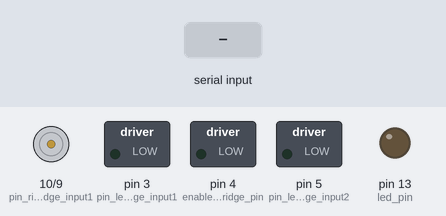
A sketch run on a simulated Arduino Uno, built with avr-gcc and run on an emulated ATmega328P. Shown: motor-driver pin pairs drawn as motors (green arrow = first pin HIGH = forward, orange = second pin HIGH = backward, longer = more drive, scaled by the enable pin), switched loads named in the sketch (green lamp = pin HIGH), output pins drawn as LEDs (lit = HIGH). The inputs (shaded band) are chosen by the test bench. What the sketch prints to the serial monitor is not drawn.

Above: at 1.2 s.
1.3 s: "1" received over Serial
At 2.2 s:
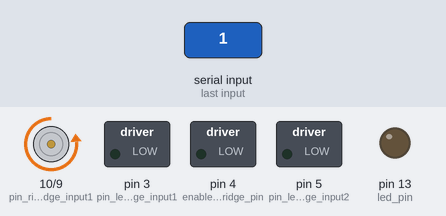
2.8 s: "0" received over Serial
At 3.4 s:
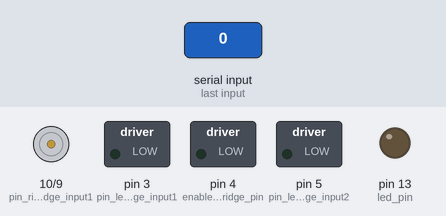
4.3 s: "2" received over Serial
At 5.5 s:
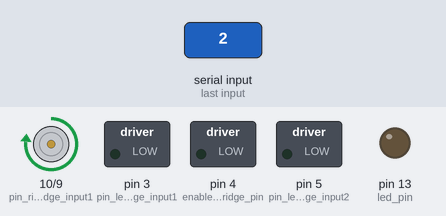
5.8 s: "0" received over Serial
At 6.8 s:
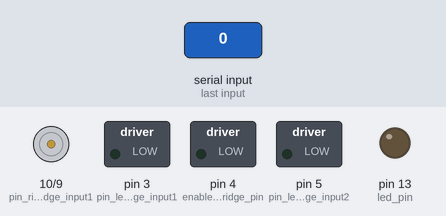
Timing chart, 0 to 8.3 s (numbered marks = the images above; inputs shaded):
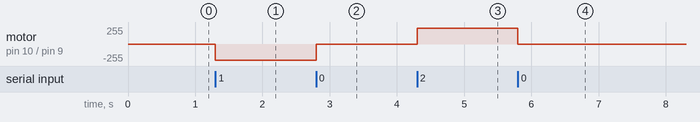

The sketch:

seek_control.ino
```cpp
int spd = 240;
int led_state = 0;
int led_pin=13;

void setup() {
  Serial.begin(9600);
  motor_control_pin_setup();
  pinMode(led_pin, OUTPUT);
  digitalWrite(led_pin, LOW);
}

void loop() {
  if(Serial.available() > 0)
  {
    char data_from_user=Serial.read();
    Serial.print(data_from_user);
    if (data_from_user == byte('led')){
      change_led();
    } else if (data_from_user == byte('s')) {
      digitalWrite(led_pin, LOW);
    } else if (data_from_user == byte('0')) {
      stop_motor('L');
      stop_motor('R');
    } else if (data_from_user == byte('1')) {
      stop_motor('L');
      move_motor(spd, 0, 'R');
    } else if (data_from_user == byte('2')) {
      stop_motor('L');
      move_motor(spd, 1, 'R');
    } else if (data_from_user == byte('3')) {
      move_motor(spd, 0, 'L');
      stop_motor('R');
    } else if (data_from_user == byte('4')) {
      move_motor(spd, 0, 'L');
      move_motor(spd, 0, 'R');
    } else if (data_from_user == byte('5')) {
      move_motor(spd, 0, 'L');
      move_motor(spd, 1, 'R');
    } else if (data_from_user == byte('6')) {
      move_motor(spd, 1, 'L');
      stop_motor('R');
    } else if (data_from_user == byte('7')) {
      move_motor(spd, 1, 'L');
      move_motor(spd, 0, 'R');
    } else if (data_from_user == byte('8')) {
      move_motor(spd, 1, 'L');
      move_motor(spd, 1, 'R');
    }
  }

}

void change_led(){
  if (led_state == 0){
    led_state = 1;
    digitalWrite(led_pin, HIGH);
  } else {
    led_state = 0;
    digitalWrite(led_pin, LOW);
  }
}
```

motor_functions.ino
```cpp
// Left motor pins
int pin_left_bridge_input1 = 3;
int pin_left_bridge_input2 = 5;
int enable_left_bridge_pin = 4;

// Right motor pins
int pin_right_bridge_input1 = 10;
int pin_right_bridge_input2 = 9;
int enable_right_bridge_pin = 8;

void motor_control_pin_setup(){
  pinMode(pin_left_bridge_input1, OUTPUT);
  pinMode(pin_left_bridge_input2, OUTPUT);
  pinMode(enable_left_bridge_pin, OUTPUT);


  pinMode(pin_right_bridge_input1, OUTPUT);
  pinMode(pin_right_bridge_input2, OUTPUT);
  pinMode(enable_right_bridge_pin, OUTPUT);
}

void move_motor(int spd, int backward_forward, char L_or_R) {
  if (L_or_R == 'L'){
    digitalWrite(enable_left_bridge_pin, HIGH);
    if (backward_forward == 1){
      digitalWrite(pin_left_bridge_input2, LOW);
      analogWrite(pin_left_bridge_input1, spd);
    } else {
      digitalWrite(pin_left_bridge_input1, LOW);
      analogWrite(pin_left_bridge_input2, spd);
    }
  } else {
    digitalWrite(enable_right_bridge_pin, HIGH);
    if (backward_forward == 1){
      digitalWrite(pin_right_bridge_input2, LOW);
      analogWrite(pin_right_bridge_input1, spd);
    } else {
      digitalWrite(pin_right_bridge_input1, LOW);
      analogWrite(pin_right_bridge_input2, spd);
    }
  }
}

void stop_motor(char L_or_R) {
  if (L_or_R=='L') {
    digitalWrite(enable_left_bridge_pin, LOW);
  } else {
    digitalWrite(enable_right_bridge_pin, LOW);
  }
}

void stop_robot() {
  stop_motor('L');
  stop_motor('R');
}

void move_robot_forward(int spd){
  move_motor(spd, 0, 'L');
  move_motor(spd, 0, 'R');
}

void move_robot_backwards(int spd){
  move_motor(spd, 1, 'L');
  move_motor(spd, 1, 'R');
}

void turn_robot_left(int spd){
  move_motor(spd, 1, 'L');
  move_motor(spd, 0, 'R');
}

void turn_robot_right(int spd){
  move_motor(spd, 0, 'L');
  move_motor(spd, 1, 'R');
}
```

Measured:
- after the input at 1.3 s, motor on pin 10 (pin_right_bridge_input1) / pin 9 (pin_right_bridge_input2): stopped → backward 240/255 at once
- after the input at 2.8 s, motor on pin 10 (pin_right_bridge_input1) / pin 9 (pin_right_bridge_input2): backward 240/255 → stopped at once
- after the input at 4.3 s, motor on pin 10 (pin_right_bridge_input1) / pin 9 (pin_right_bridge_input2): stopped → forward 240/255 at once
- after the input at 5.8 s, motor on pin 10 (pin_right_bridge_input1) / pin 9 (pin_right_bridge_input2): forward 240/255 → stopped at once
